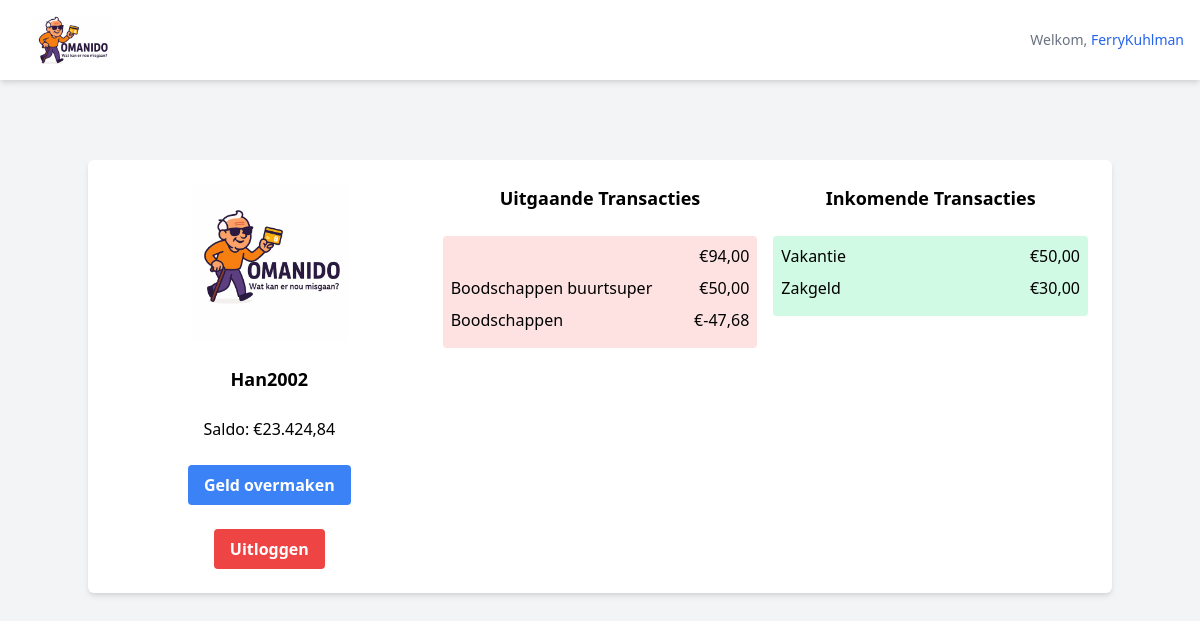
Screenshot of /transacties.php?id=5 (signed in) with the database file from the repository.
### tables this page shows
CREATE TABLE `user` (
  `id` int NOT NULL,
  `username` varchar(50) NOT NULL,
  `password` varchar(255) NOT NULL,
  `balance` decimal(10,2) NOT NULL,
  `isAdmin` tinyint(1) NOT NULL DEFAULT '0'
);

CREATE TABLE `transaction` (
  `id` int NOT NULL,
  `sender` int NOT NULL,
  `receiver` int NOT NULL,
  `amount` decimal(10,2) NOT NULL,
  `description` varchar(500) NOT NULL
);

### transacties.php (the view, shortened to what this page needs)
<?php
include 'includes/db.php';
$id = $_GET['id'];
$stmt = $pdo->prepare("SELECT * FROM user WHERE id = ?");
$stmt->execute([$id]);
$user = $stmt->fetch();
$stmt = $pdo->prepare("SELECT * FROM transaction WHERE sender = ?");
$stmt->execute([$id]);
$outgoingTransactions = $stmt->fetchAll();
$stmt = $pdo->prepare("SELECT * FROM transaction WHERE receiver = ?");
$stmt->execute([$id]);
$incomingTransactions = $stmt->fetchAll();
?>
<!DOCTYPE html>
<html lang="nl">
<head>
    <link href="https://cdn.jsdelivr.net/npm/tailwindcss@2.2.15/dist/tailwind.min.css" rel="stylesheet">
</head>
<body class="bg-gray-100">
<?php include 'includes/header.php'; ?>
<div class="container mx-auto mt-20 p-6 bg-white shadow-md rounded-md">
    <div class="grid grid-cols-3 gap-4">
        <div class="col-span-1">
            <div class="flex justify-center">
                <img src="img/Omanido1.png" alt="Omanido Logo" class="mb-6 w-1/2">
            </div>
            <h2 class="text-lg text-center font-bold mb-6"><?= $user['username'] ?></h2>
            <p class="text-center mb-6">Saldo: €<?= number_format($user['balance'], 2, ',', '.') ?></p>
            <div class="flex justify-center">
                <a href="dashboard.php"
                   class="bg-blue-500 hover:bg-blue-700 text-white font-bold py-2 px-4 rounded">Geld overmaken</a>
            </div>
            <div class="flex justify-center mt-6">
                <a href="logout.php"
                   class="bg-red-500 hover:bg-red-700 text-white font-bold py-2 px-4 rounded">Uitloggen</a>
            </div>
        </div>
        <div class="col-span-1">
            <?php if (!empty($outgoingTransactions)): ?>
            <h2 class="text-lg text-center font-bold mb-6">Uitgaande Transacties</h2>
            <div class="bg-red-100 p-2 rounded">
                <?php foreach ($outgoingTransactions as $transaction): ?>
                    <div class="flex justify-between mb-2">
                        <p><?= $transaction['description'] ?></p>
                        <p>€<?= number_format($transaction['amount'], 2, ',', '.') ?></p>
                    </div>
                <?php endforeach; ?>
            </div>
            <?php else: ?>
                <p class="text-center text-red-500 font-bold">Er zijn geen uitgaande transacties.</p>
            <?php endif; ?>
        </div>
        <div class="col-span-1">
            <?php if (!empty($incomingTransactions)): ?>
                <h2 class="text-lg text-center font-bold mb-6">Inkomende Transacties</h2>
                <div class="bg-green-100 p-2 rounded">
                    <?php foreach ($incomingTransactions as $transaction): ?>
                        <div class="flex justify-between mb-2">
                            <p><?= $transaction['description'] ?></p>
                            <p>€<?= number_format($transaction['amount'], 2, ',', '.') ?></p>
                        </div>
                    <?php endforeach; ?>
                </div>
            <?php else: ?>
                <p class="text-center text-red-500 font-bold">Er zijn geen inkomende transacties.</p>
            <?php endif; ?>
        </div>
    </div>
</div>
</body>
</html>

### rows the page displays
user: username "Han2002", balance "23.424,84"
transaction: amount "94,00"
transaction: description "Boodschappen buurtsuper", amount "50,00"
transaction: description "Boodschappen", amount "-47,68"
transaction: description "Vakantie", amount "50,00"
transaction: description "Zakgeld", amount "30,00"

### other values shown
$username "FerryKuhlman"
